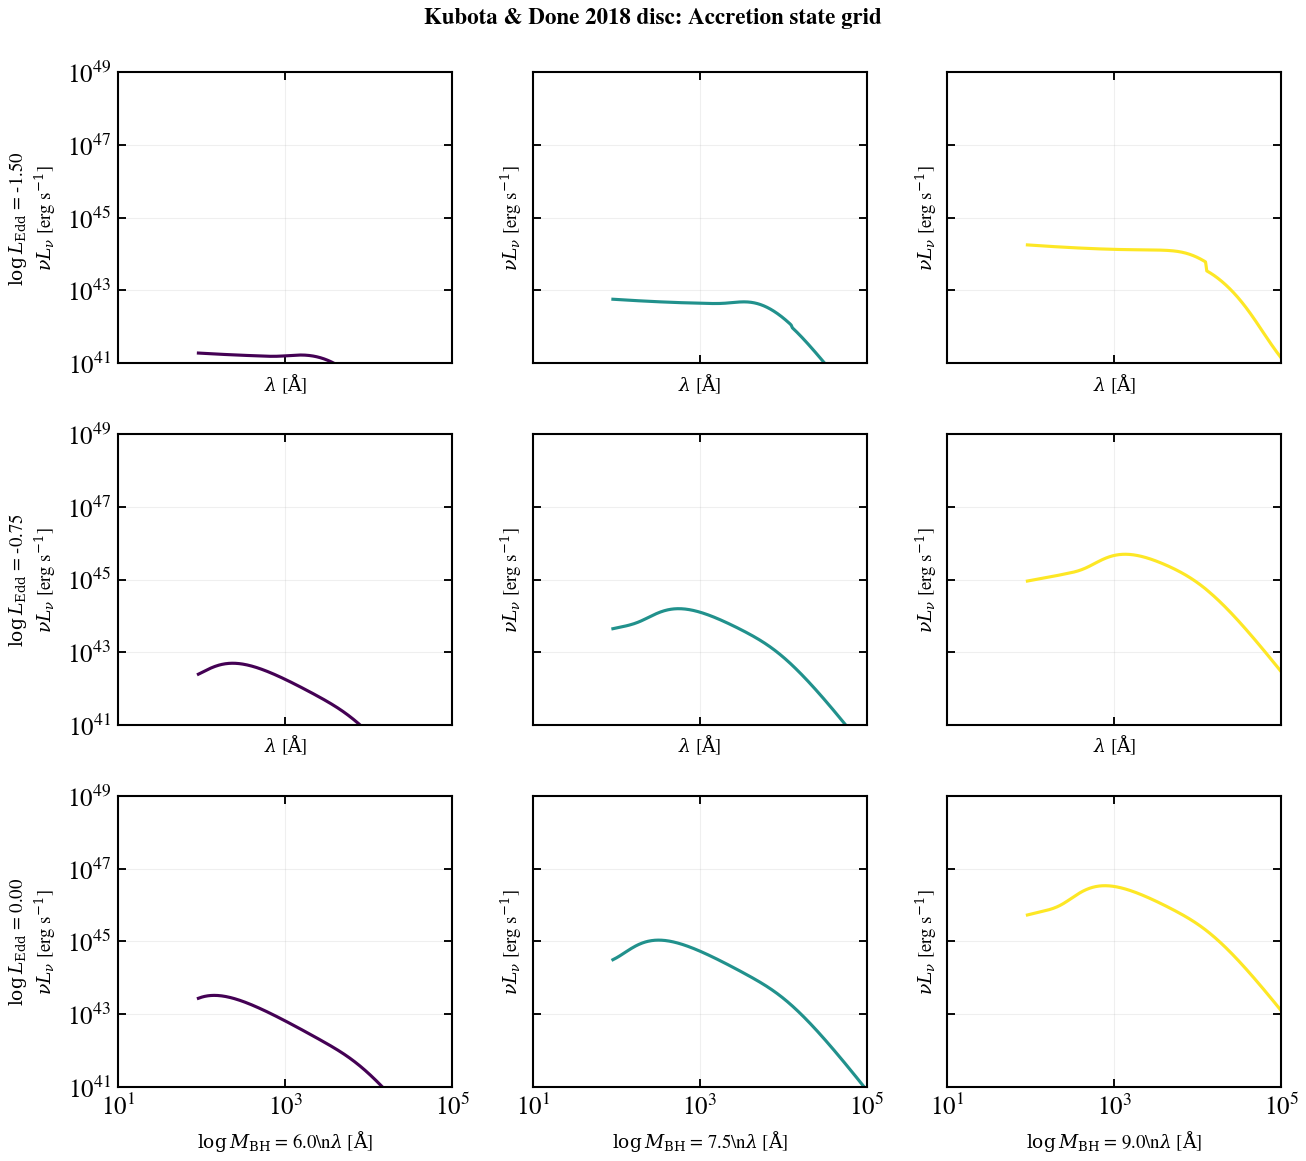

Write the Python code that produced this figure.
"""
Kubota & Done 2018 disc: Accretion state effects on continuum
==============================================================

The Kubota & Done (2018) three-zone accretion disc model shows how the
big blue bump (BBB) peaks at different wavelengths depending on black-hole
mass and Eddington ratio. Sweeping across the accretion-state plane from
low-luminosity advection-dominated (ADAF-like) to high-Eddington thin-disc
reveals the transition: high mass + low Eddington gives cool outer discs
peaking in the NIR; low mass + high Eddington gives hot inner zones peaking
in the FUV/UV.

This example sweeps black-hole mass (log_mbh = 6→9) and Eddington ratio
(log_ledd = -1.5→0) in a 3×3 grid, showing how the disc spectral shape
transforms across the two-dimensional parameter space.

References
----------
.. [1] A. Kubota & C. Done, "A physical interpretation of the hard
   X-ray excess in low-luminosity AGN," MNRAS 480, 1247 (2018).
   arXiv:1804.02334. https://doi.org/10.1093/mnras/sty1890
"""

import os

os.environ["TF_CPP_MIN_LOG_LEVEL"] = "2"  # suppress XLA/PjRt C++ INFO+WARNING logs

import warnings

import jax
import matplotlib as mpl
import matplotlib.pyplot as plt
import numpy as np

import tengri
from tengri.analysis.plotting import setup_style

setup_style()
warnings.filterwarnings("ignore", message=".*BakedInBackend.*")
warnings.filterwarnings("ignore", message=".*deprecated.*")

ssp = tengri.load_ssp()

# Fixed host galaxy: minimal stellar component suppressed
SFH = {"type": "const", "*": tengri.FIXED, "log_total_mass": -10.0}
DUST = {"type": "two_component", "*": tengri.FIXED, "tau_diff": 0.0, "tau_bc": 0.0}

# Grid: black-hole mass vs Eddington ratio
log_mbh_values = np.array([6.0, 7.5, 9.0])
log_ledd_values = np.array([-1.5, -0.75, 0.0])

# L_Edd = 3.2e4 * M_BH / M_sun * L_sun, so log_ledd = log(L_bol / L_Edd)
# => log_lbol = log_mbh + log(3.2e4) + log_ledd ≈ log_mbh + 4.505 + log_ledd
log_lbol_offset = np.log10(3.2e4)

fig, axes = plt.subplots(3, 3, figsize=(9.0, 8.0), sharex=True, sharey=True)

norm_mbh = mpl.colors.Normalize(vmin=log_mbh_values.min(), vmax=log_mbh_values.max())
cmap_mbh = plt.get_cmap("viridis")

# Collect all nu*L_nu values to determine axis range
all_nu_l_nu = []

for i_mbh, log_mbh in enumerate(log_mbh_values):
    for i_ledd, log_ledd in enumerate(log_ledd_values):
        ax = axes[i_ledd, i_mbh]

        # Compute log_lbol from Eddington relation
        log_lbol = log_mbh + log_lbol_offset + log_ledd

        model = tengri.SEDModel.build(
            ssp,
            sfh=SFH,
            dust=DUST,
            agn={
                "disc": {"type": "kubota_done", "*": tengri.FIXED},
                "*": tengri.FIXED,
                "log_lbol": log_lbol,
                "log_mbh": log_mbh,
                "log_ledd": log_ledd,
                "frac": 1.0,
            },
            redshift=tengri.Fixed(0.05),
        )
        p = dict(model.spec.sample(jax.random.PRNGKey(0)))
        out = model.predict_rest_sed(p)

        wave = np.asarray(out.wavelength)
        c_aa_s = 2.998e18
        nu_l_nu = c_aa_s / wave * np.asarray(out.sed)
        all_nu_l_nu.append(nu_l_nu)

        color = cmap_mbh(norm_mbh(log_mbh))
        ax.loglog(wave, nu_l_nu, color=color, lw=1.5)

        # Labels
        if i_mbh == 0:
            ax.set_ylabel(
                rf"$\log L_\mathrm{{Edd}}$ = {log_ledd:.2f}"
                + "\n"
                + r"$\nu L_\nu$ [erg s$^{-1}$]",
                fontsize=9,
            )
        else:
            ax.set_ylabel(r"$\nu L_\nu$ [erg s$^{-1}$]", fontsize=9)

        if i_ledd == 2:
            ax.set_xlabel(
                rf"$\log M_\mathrm{{BH}}$ = {log_mbh:.1f}\n" + r"$\lambda$ [$\mathrm{\AA}$]",
                fontsize=9,
            )
        else:
            ax.set_xlabel(r"$\lambda$ [$\mathrm{\AA}$]", fontsize=9)

        ax.set_xlim(10, 1e5)
        ax.grid(True, which="major", alpha=0.2)

# Set y-limits based on data range with small margin
ymax = max([np.max(arr) for arr in all_nu_l_nu])
ymin = min([np.min(arr) for arr in all_nu_l_nu])
ylim_max = ymax * 2.0  # ~0.3 dex headroom
ylim_min = ymin / 3.0  # ~0.5 dex margin below minimum
axes[0, 0].set_ylim(ylim_min, ylim_max)

fig.suptitle(
    "Kubota & Done 2018 disc: Accretion state grid",
    fontsize=11,
    weight="bold",
)
fig.tight_layout()
plt.savefig("plot_kd18_disc_sweep.png", dpi=150, bbox_inches="tight")
